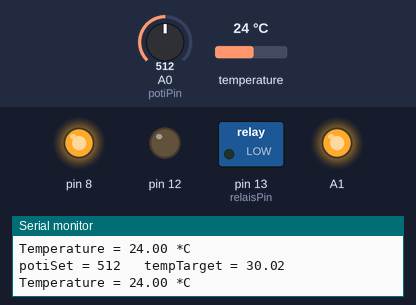
A sketch run on a simulated Arduino Uno, built with avr-gcc and run on an emulated ATmega328P. Shown: switched loads named in the sketch (green lamp = pin HIGH), output pins drawn as LEDs (lit = HIGH), the last lines printed to the serial monitor. The test bench sets the inputs (shaded band); at power-on: temperature 24 °C, A0 (potiPin) = 512.

Above: at 1.2 s.
1.3 s: temperature set to 29.5 °C
6.5 s: temperature set to 30.8 °C
At 11.6 s:
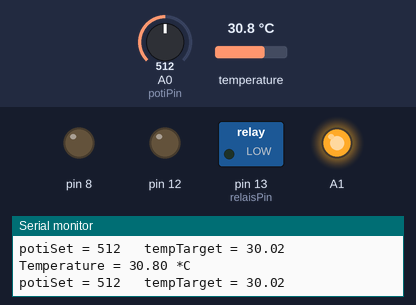
11.9 s: temperature set to 12 °C
At 12.8 s:
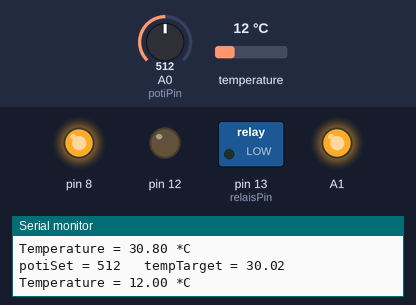
17.0 s: temperature set to 33 °C
At 17.6 s:
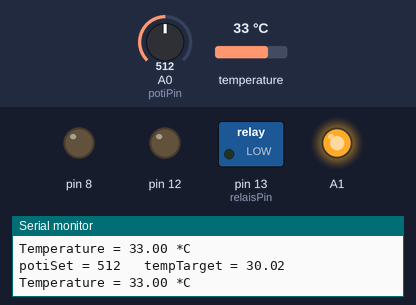
22.1 s: A0 (potiPin) set to 106
33.1 s: A0 (potiPin) set to 91
Timing chart, 0 to 36.1 s (numbered marks = the images above; inputs shaded):
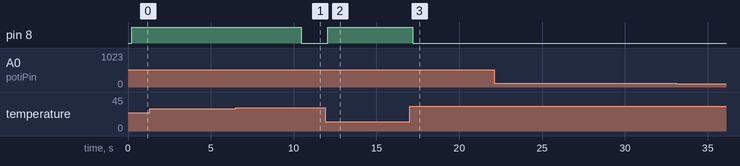

The sketch:

Proofingbox_Alpha_12022021_0051.ino
```cpp
//#include <Wire.h>
//#include <Adafruit_Sensor.h>
#include <Adafruit_BME280.h>
Adafruit_BME280 bme; // I2C


const int potiPin = A0;         //Poti?
int potiSet = 0;                //Poti?

int relaisPin = 13;             //set pin 13 to be the Relais switch
int relaisVCC = 12;             //set pin 12 to be VCC for Relais

float tempT = 0.0;         //target temp set by poti, compared with bme280
float tempM = 0.00;


void setup() {
  Serial.begin(9600);           //start serial output

  ////START-BME280////
  // default address from library is 0x77
  // bool communication = bme.begin();
  bool communication = bme.begin(0x76);
  if (!communication) {
  Serial.println("Could not find a valid BME280 sensor");
  Serial.println("check wiring, address, sensor ID!");
  Serial.print("SensorID was: 0x");
  Serial.println(bme.sensorID(), 16);
  Serial.println("ID of 0xFF probably means a bad address\n");
  while (true) { };
  delay(10);
  }
  else {
  Serial.println("Communication established!\n");
  }
  ////END-BME280////


  ////Relais Setup////
  digitalWrite(relaisPin, LOW);     //relais control pin set to low to avoid jumps and
  pinMode(13, OUTPUT);
  pinMode(8, OUTPUT);
  pinMode(12, OUTPUT);               //5V DC VCC for relais
  pinMode(A1, OUTPUT);               //5V DC VCC for poti
  digitalWrite(12, LOW);            //set the relais VCC to ON
  digitalWrite(7, HIGH);            //set the relais VCC to ON
  digitalWrite(A1, HIGH);            //set the poti VCC to ON

}

void loop() {
  ////BME280 Reading ////
  float tempM = bme.readTemperature();
  Serial.print("Temperature = ");
  Serial.print(tempM);
  Serial.println(" *C");
  delay(100);

  if(tempM < tempT){
    digitalWrite(8,HIGH);
    delay(5000);
    }
    else{
    digitalWrite(8,LOW);
      };

  //potentiometer and mapping
  potiSet = analogRead(potiPin);   //sets the varialbe "potiSet" to be driven with the analog read from "potiPin"
  tempT = (potiSet / 25.575)+10;    //tempT as variable is driven by potiSet/X+minTemperature so that it will be a range from 10-50°C

//  analogWrite(analogOutPin, potiSet);

  Serial.print("potiSet = ");
  Serial.print(potiSet);
  Serial.print("\t tempTarget = ");
  Serial.print(tempT);
  Serial.println(" ");

/*
  //relais
  if (potiSet <= 25) {
    digitalWrite(relaisPin, LOW);
    Serial.println("relais ON");
  }
  else {
    digitalWrite(relaisPin, LOW);
    Serial.println("relais Off");
  }
  */

  delay(20);
}
```

Measured:
- the behaviour switches between 30 and 30.1 °C on temperature (found by bisection; images 0 and 1)
- after the input at 6.5 s, pin 8: HIGH → LOW after 4.0 s
- after the input at 11.9 s, pin 8: LOW → HIGH after 0.16 s
- after the input at 17.0 s, pin 8: HIGH → LOW after 0.19 s
